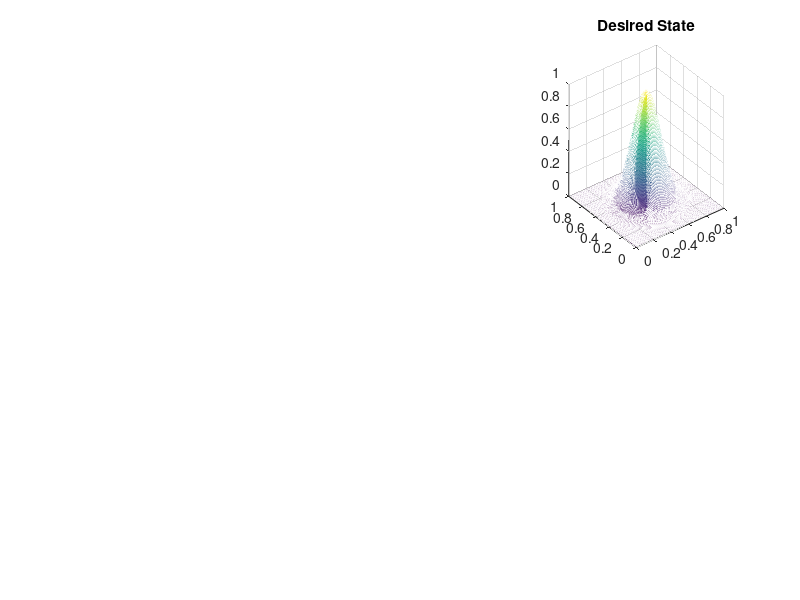

Reproduce this figure in MATLAB. (Note: this script raises an error after producing the figure.)
%% Optimal Control of Poisson Equation with upper-bounded constraints
% This code solves the optimal control problem for the semilinear equation
% \nabla^2 y + y^3 = u, y = 0 on the unit square and an upper bound on the
% control.

%% Coordinates
% We use a finite difference mesh with n mesh points:
n = 200;
h=1/(n+1);
[x1,y1]=meshgrid(h:h:1-h,h:h:1-h);


%% Desired state
desiredstate = @(x,y) exp(-30*((x-0.5).^2+(y-0.5).^2));
yd=feval(desiredstate,x1,y1);
figure(1)
subplot(2,3,3);
mesh(x1,y1,yd);
title('Desired State');
yd=reshape(yd,n^2,1);
%% Upper bound and parameters
ub = 7;
ubvec=ub*ones(n^2,1);
% The optimization parameter is given by:
alpha = 1e-3;

%% Auxiliary matrices: Laplacian, Identity and O matrices
L = discretelaplacian(n,h);
I = speye(n^2);
O = sparse(n^2,n^2);
%% Initialization
u=sparse(n^2,1);
y=sparse(n^2,1);
p=sparse(n^2,1);
lam=sparse(n^2,1);

%% Semismooth Newton
res=1; iter=0;
while res >= 1e-9
    iter=iter+1; % Increase iter counter
    % Semismooth Newton step 
    Y=spdiags(y,0,n^2,n^2); % Auxiliary matrices for the step
    P=spdiags(p,0,n^2,n^2);
    Xi=spdiags(spones(max(0,lam+alpha*(u-ubvec))),0,n^2,n^2);
    A=[L+3*Y.^2 -I O O
        -I+6*Y.*P O L+3*Y.^2 O
        O alpha*I I I
        O -alpha*Xi O I-Xi];
    F=[ -L*y-y.^3+u
        -L*p-3*Y.^2*p+y-yd
        -p-alpha*u-lam
        -lam+max(0,lam+alpha*(u-ubvec))];
    delta=A\F;
    uprev=u;
    yprev=y;
    pprev=p;
    y=y+delta(1:n^2);
    u=u+delta(n^2+1:2*n^2);
    p=p+delta(2*n^2+1:3*n^2);
    lam=lam+delta(3*n^2+1:4*n^2);
    res=norm(u-uprev)+norm(y-yprev)+norm(p-pprev);
    fprintf("\t Iter %d Improvement %e ||F|| = %e\n",iter,res,norm(F));
    figure(1)
    subplot(2,3,1);
    contour(x1,y1,reshape(y,size(x1)));
    subplot(2,3,2);
    mesh(x1,y1,reshape(y,size(x1)));
    title('State')
    subplot(2,3,4);
    contour(x1,y1,reshape(u,size(x1)));
    subplot(2,3,5);
    mesh(x1,y1,reshape(u,size(x1)));
    title('Control')
    subplot(2,3,6)
    contourf(x1,y1,abs(reshape(u,size(x1))-reshape(yd,size(x1))));
    pause()
end

function L = discretelaplacian(n,h)
%DICRETELAPLACIAN builds the 2D discrete Laplacian on the square with
%homogeneous Dirichlet BCs.
d(n:n:n^2) = 1;
d=d';
e=sparse(n^2,1);
e(1:n:(n-1)*n+1) = 1;
b = ones(n^2,1);
a = [b,b-d,-4*b,b-e,b];
L =-1/(h^2)*spdiags(a,[-n,-1,0,1,n],n^2,n^2);
end